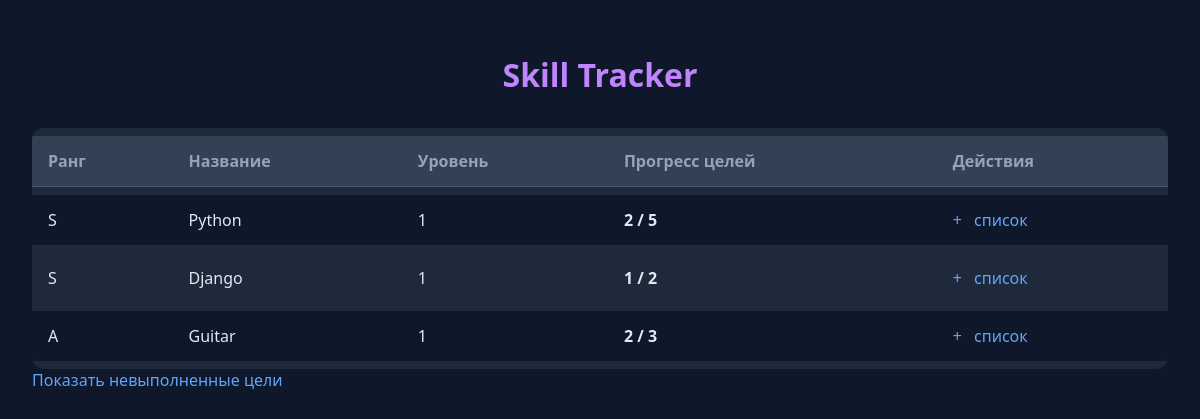
The app's page /, older data.
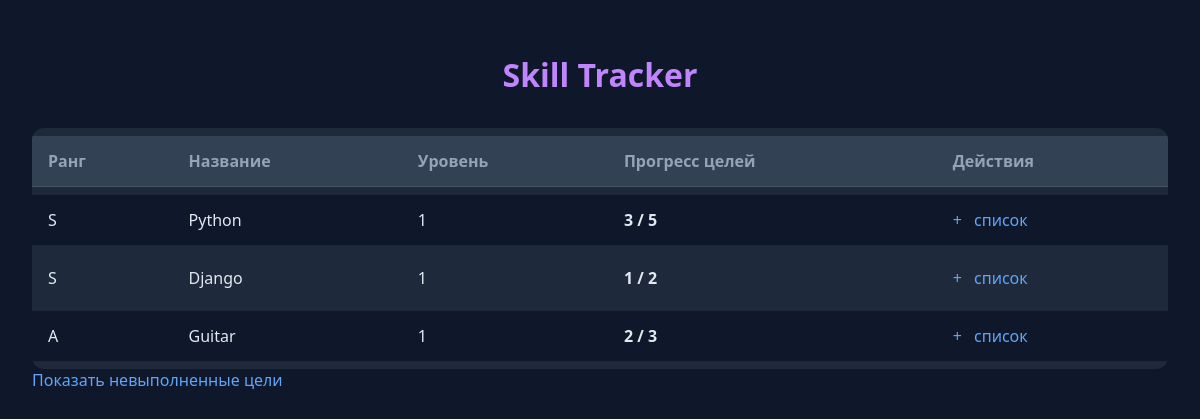
The same page, newer data.
### tracker/models.py (models this page shows, shortened)
class Skill(models.Model):
    user = models.ForeignKey(
        User,
        on_delete=models.CASCADE,
        related_name="goals",
        null=True,
        blank=True
    )
    name = models.CharField(max_length=100)
    description = models.TextField(blank=True)
    rank = models.CharField(max_length=10, blank=True)
    level = models.IntegerField(default=1)
    slug = models.SlugField(default='', null=False)

class Goal(models.Model):
    user = models.ForeignKey(
        User,
        on_delete=models.CASCADE,
        related_name="skills",
        null=True,
        blank=True
    )
    skill = models.ForeignKey(
        Skill,
        on_delete=models.CASCADE,
        related_name="goals"
    )
    text = models.CharField(max_length=100)
    description = models.TextField(blank=True)
    done = models.BooleanField(default=False)
    archived = models.BooleanField(default=False)
    class Meta:
        ordering = ['-id']

### tracker/views.py (the view)
# urls.py: 2. Add a URL to urlpatterns:  path('', views.home, name='home')
def home(request):
    skills = Skill.objects.all()
    skills_with_stats = []
    for skill in skills:
        goals = skill.goals.all()
        done_count = goals.filter(done=True).count()
        total_count = goals.count()
        skills_with_stats.append({
            "id": skill.id,
            "name": skill.name,
            "description": skill.description,
            "rank": skill.rank,
            "level": skill.level,
            "done_count": done_count,
            "total_count": total_count,
            "slug": skill.slug,
        })
    return render(request, "tracker/home.html", {
        "skills": skills_with_stats,
    })

### tracker/templates/tracker/home.html (shortened to what this page needs)
<!DOCTYPE html>
<html lang="ru">
<head>
</head>
<body>
    <div class="container">
        <h1>Skill Tracker</h1>
        <table class="skills-table">
            <thead>
                <tr>
                    <th>Ранг</th>
                    <th>Название</th>
                    <th>Уровень</th>
                    <th>Прогресс целей</th>
                    <th>Действия</th>
                </tr>
            </thead>
            <tbody>
                {% for skill in skills %}                <tr>
                    <td>{{ skill.rank }}</td>
                    <td>
                        <a href="{% url 'skill_detail' skill.slug %}" style="color: #e2e8f0; text-decoration: none;">
                            {{ skill.name }}
                        </a>
                    </td>
                    <td>{{ skill.level }}</td>
                    <td>
                        <strong>{{ skill.done_count }} / {{ skill.total_count }}</strong>
                    </td>
                    <td>
                    <a href="{% url 'goal_create' skill.slug %}" class="action-btn">+</a>
                    <a href="{% url 'skill_detail' skill.slug %}" class="action-btn">список</a>
                    </td>
                </tr>
                {% endfor %}
            </tbody>
        </table>
        <a href="{% url 'show_undone_goals' %}" class="action-btn">
            Показать невыполненные цели
        </a>
    </div>
</body>
</html>

Row changes from the older to the newer data that the page shows:
no longer on one of the page's lists (row edited): Skill: rank "S", name "Django", level "1", done_count "1", total_count "2"
now on this page (row unchanged): Goal: rank "S", name "Python", level "1", done_count "3", total_count "5"
changed Skill "Django": name "Python" → "Django"; done_count "2" → "1"; total_count "5" → "2"
